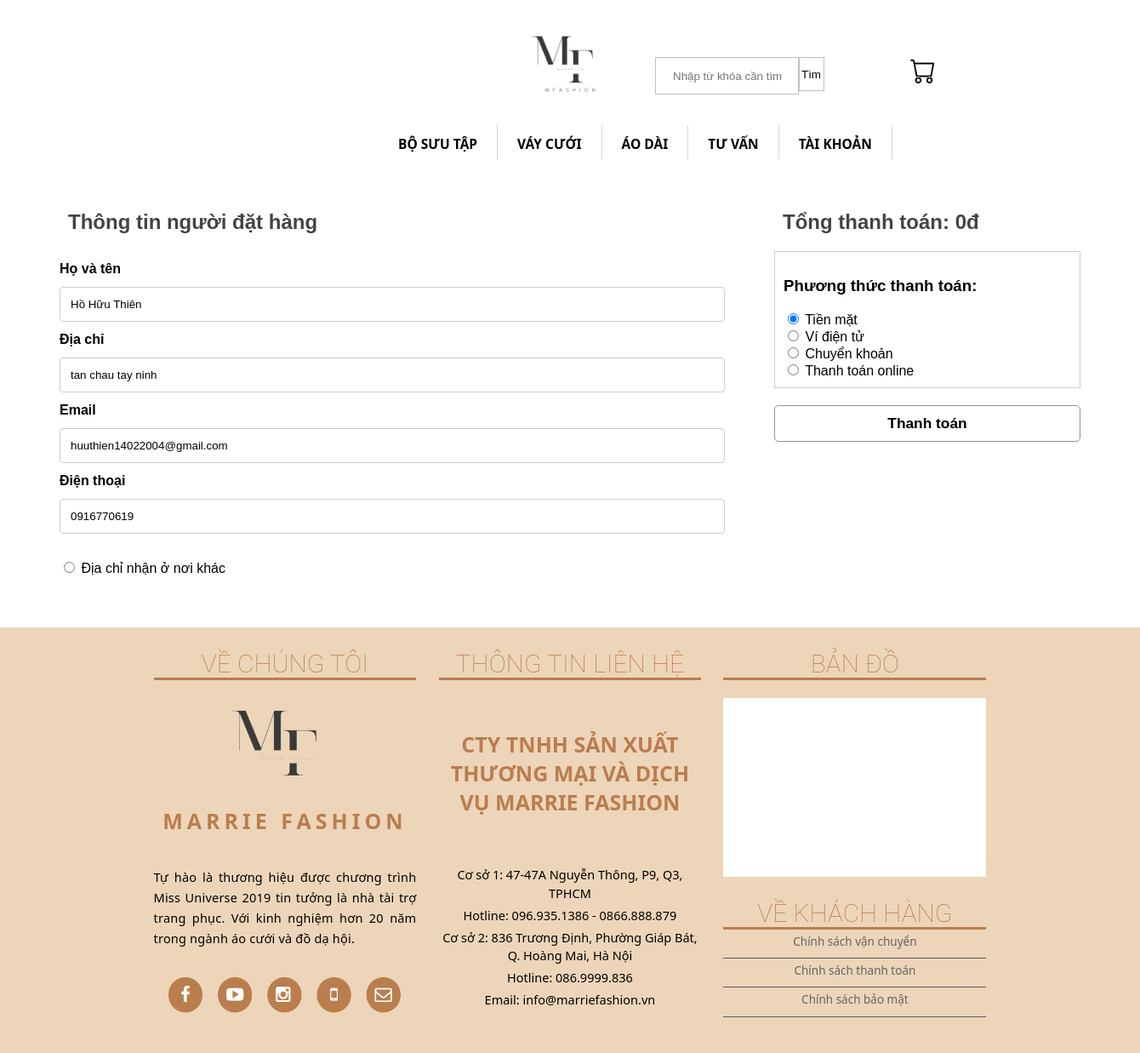
Page /index.php?pg=donhang2 (signed in) on the committed database.
### tables this page shows
CREATE TABLE `khachhang` (
  `makh` int(11) NOT NULL,
  `khachhang` varchar(50) DEFAULT NULL,
  `diachi` varchar(255) DEFAULT NULL,
  `dienthoai` varchar(20) DEFAULT NULL,
  `email` varchar(50) NOT NULL,
  `username` varchar(50) NOT NULL,
  `password` varchar(50) NOT NULL,
  `phanquyen` tinyint(1) NOT NULL
);

### dao/pdo.php (called while the page is built, shortened)
<?php
function pdo_get_connection(){
    $dburl = "mysql:host=localhost;dbname=thoitrang;charset=utf8";
    $username = 'root';
    $password = '';
    $conn = new PDO($dburl, $username, $password);
    $conn->setAttribute(PDO::ATTR_ERRMODE, PDO::ERRMODE_EXCEPTION);
    return $conn;
}
function pdo_query_one($sql){
    $sql_args = array_slice(func_get_args(), 1);
    try{
        $conn = pdo_get_connection();
        $stmt = $conn->prepare($sql);
        $stmt->execute($sql_args);
        $row = $stmt->fetch(PDO::FETCH_ASSOC);
        return $row;
    }
    catch(PDOException $e){
        throw $e;
    }
    finally{
        unset($conn);
    }
}

### dao/user.php (called while the page is built, shortened)
<?php
function get_user($makh)
{
    $sql = "SELECT * FROM khachhang WHERE makh=?";
    return pdo_query_one($sql, $makh);
}

### dao/giohang.php (called while the page is built, shortened)
<?php
function get_tongdonhang(){
    $tong=0;
    return $tong;
}
?>

### view/donhang.php (the view, shortened to what this page needs)
<?php
$tongthanhtoan = get_tongdonhang();
if (isset($_SESSION['s_user']) && (count($_SESSION['s_user']) > 0)) {
    extract($_SESSION['s_user']);
    $userinfo = get_user($makh);
    extract($userinfo);
}
?>
<body>
    <link rel="stylesheet" href="./layout da1/donhang/styledonhang.css">
    <link rel="stylesheet" href="https://cdn.jsdelivr.net/npm/bootstrap-icons@1.10.5/font/bootstrap-icons.css">
    <section class="containerfull">
        <div class="container">
            <form action="index.php?pg=donhang" method="post">
                <div class="col9 viewcart">
                    <div class="ttdathang">
                        <h2 style="border: none;">Thông tin người đặt hàng</h2>
                        <label for="hoten"><b>Họ và tên</b></label>
                        <input type="text" placeholder="Nhập họ tên đầy đủ" name="hoten" id="hoten" value="<?= isset($userinfo) ? $khachhang : ''; ?>" required>
                        <label for="diachi"><b>Địa chỉ</b></label>
                        <input type="text" placeholder="Nhập địa chỉ" name="diachi" id="diachi" value="<?= isset($userinfo) ? $diachi : ''; ?>" required>
                        <label for="email"><b>Email</b></label>
                        <input type="text" placeholder="Nhập email" name="email" id="email" value="<?= isset($userinfo) ? $email : ''; ?>" required>
                        <label for="dienthoai"><b>Điện thoại</b></label>
                        <input type="text" placeholder="Nhập điện thoại" name="dienthoai" id="dienthoai" value="<?= isset($userinfo) ? $dienthoai : ''; ?>" required>
                    </div>
                    <div class="ttdathang">
                        <input onclick="showttnhanhang()" type="radio" id="radio1">
                        Địa chỉ nhận ở nơi khác
                    </div>
                </div>
                <div class="col3">
                    <h2 style="border: none;">Tổng thanh toán: <?= number_format($tongthanhtoan, 0, ',', '.') ?>đ</h2>
                    <div class="pttt">
                        <div class="boxcart">
                            <h3>Phương thức thanh toán: </h3>
                            <input type="radio" name="pttt" value="1" id="" checked> Tiền mặt<br>
                            <input type="radio" name="pttt" value="2" id=""> Ví điện tử<br><input type="radio" name="pttt" value="3" id=""> Chuyển khoản<br>
                            <input type="radio" name="pttt" value="4" id=""> Thanh toán online<br>
                        </div>
                    </div>
                    <button type="submit" name="donhang">Thanh toán</button>
                </div>
            </form>
        </div>
    </section>

### layout da1/donhang/styledonhang.css (style rules this page uses)
body { margin: 0; font-family: Arial, Helvetica, sans-serif; }
.containerfull, .row { float: left; width: 100%; }
.container { width: 1200px; margin: 0 auto; }
section, .mr30 { margin: 30px 0px; }
button { color: #000000; font-size: 13pt; font-weight: bold; width: 100%; border: 1px #929292 solid; border-radius: 5px; padding: 10px 0px; background-color: #FFFFFF; }
h2 { font-size: 18pt; padding-left: 10px; color: #444444; border-left: 4px #FF9900 solid; }
.col9 { float: left; width: 70%; }
.col3 { float: left; width: 30%; }
.container [type=text], input[type=password], select, textarea { width: 100%; padding: 12px; border: 1px solid #ccc; border-radius: 4px; resize: vertical; }
label { padding: 12px 12px 12px 0; display: inline-block; }
.ttdathang { float: left; width: 90%; margin-bottom: 30px; }
.boxcart { border:1px #ccc solid; padding: 10px; margin-bottom: 20px; }

### rows in the picture
khachhang: hoten "Hồ Hữu Thiên", diachi "tan chau tay ninh", email "huuthien14022004@gmail.com", dienthoai "0916770619"

### other values in the picture
$tongthanhtoan "0"
